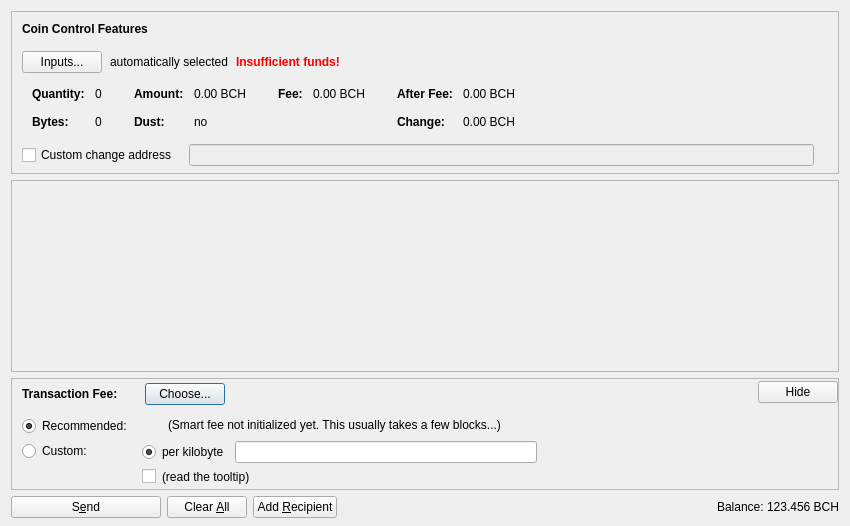
<?xml version="1.0" encoding="UTF-8"?>
<ui version="4.0">
 <class>SendCoinsDialog</class>
 <widget class="QDialog" name="SendCoinsDialog">
  <property name="geometry">
   <rect>
    <x>0</x>
    <y>0</y>
    <width>850</width>
    <height>526</height>
   </rect>
  </property>
  <property name="windowTitle">
   <string>Send Coins</string>
  </property>
  <layout class="QVBoxLayout" name="verticalLayout" stretch="0,1,0,0">
   <property name="bottomMargin">
    <number>8</number>
   </property>
   <item>
    <widget class="QFrame" name="frameCoinControl">
     <property name="sizePolicy">
      <sizepolicy hsizetype="Expanding" vsizetype="Expanding">
       <horstretch>0</horstretch>
       <verstretch>0</verstretch>
      </sizepolicy>
     </property>
     <property name="maximumSize">
      <size>
       <width>16777215</width>
       <height>16777215</height>
      </size>
     </property>
     <property name="frameShape">
      <enum>QFrame::StyledPanel</enum>
     </property>
     <property name="frameShadow">
      <enum>QFrame::Sunken</enum>
     </property>
     <layout class="QVBoxLayout" name="verticalLayoutCoinControl2">
      <property name="spacing">
       <number>0</number>
      </property>
      <property name="leftMargin">
       <number>0</number>
      </property>
      <property name="topMargin">
       <number>0</number>
      </property>
      <property name="rightMargin">
       <number>0</number>
      </property>
      <property name="bottomMargin">
       <number>6</number>
      </property>
      <item>
       <layout class="QVBoxLayout" name="verticalLayoutCoinControl" stretch="0,0,0,0,1">
        <property name="spacing">
         <number>0</number>
        </property>
        <property name="leftMargin">
         <number>10</number>
        </property>
        <property name="topMargin">
         <number>10</number>
        </property>
        <item>
         <layout class="QHBoxLayout" name="horizontalLayoutCoinControl1">
          <property name="bottomMargin">
           <number>15</number>
          </property>
          <item>
           <widget class="QLabel" name="labelCoinControlFeatures">
            <property name="sizePolicy">
             <sizepolicy hsizetype="Preferred" vsizetype="Maximum">
              <horstretch>0</horstretch>
              <verstretch>0</verstretch>
             </sizepolicy>
            </property>
            <property name="font">
             <font>
              <weight>75</weight>
              <bold>true</bold>
             </font>
            </property>
            <property name="styleSheet">
             <string notr="true">font-weight:bold;</string>
            </property>
            <property name="text">
             <string>Coin Control Features</string>
            </property>
           </widget>
          </item>
         </layout>
        </item>
        <item>
         <layout class="QHBoxLayout" name="horizontalLayoutCoinControl2" stretch="0,0,0,0">
          <property name="spacing">
           <number>8</number>
          </property>
          <property name="bottomMargin">
           <number>10</number>
          </property>
          <item>
           <widget class="QPushButton" name="pushButtonCoinControl">
            <property name="styleSheet">
             <string notr="true"/>
            </property>
            <property name="text">
             <string>Inputs...</string>
            </property>
            <property name="autoDefault">
             <bool>false</bool>
            </property>
           </widget>
          </item>
          <item>
           <widget class="QLabel" name="labelCoinControlAutomaticallySelected">
            <property name="text">
             <string>automatically selected</string>
            </property>
            <property name="margin">
             <number>5</number>
            </property>
           </widget>
          </item>
          <item>
           <widget class="QLabel" name="labelCoinControlInsuffFunds">
            <property name="font">
             <font>
              <weight>75</weight>
              <bold>true</bold>
             </font>
            </property>
            <property name="styleSheet">
             <string notr="true">color:red;font-weight:bold;</string>
            </property>
            <property name="text">
             <string>Insufficient funds!</string>
            </property>
            <property name="margin">
             <number>5</number>
            </property>
           </widget>
          </item>
          <item>
           <spacer name="horizontalSpacerCoinControl">
            <property name="orientation">
             <enum>Qt::Horizontal</enum>
            </property>
            <property name="sizeHint" stdset="0">
             <size>
              <width>40</width>
              <height>1</height>
             </size>
            </property>
           </spacer>
          </item>
         </layout>
        </item>
        <item>
         <widget class="QWidget" name="widgetCoinControl" native="true">
          <property name="sizePolicy">
           <sizepolicy hsizetype="Preferred" vsizetype="Preferred">
            <horstretch>0</horstretch>
            <verstretch>0</verstretch>
           </sizepolicy>
          </property>
          <property name="minimumSize">
           <size>
            <width>0</width>
            <height>0</height>
           </size>
          </property>
          <property name="styleSheet">
           <string notr="true"/>
          </property>
          <layout class="QHBoxLayout" name="horizontalLayoutCoinControl5">
           <property name="leftMargin">
            <number>0</number>
           </property>
           <property name="topMargin">
            <number>0</number>
           </property>
           <property name="rightMargin">
            <number>0</number>
           </property>
           <property name="bottomMargin">
            <number>0</number>
           </property>
           <item>
            <layout class="QHBoxLayout" name="horizontalLayoutCoinControl3" stretch="0,0,0,1">
             <property name="spacing">
              <number>20</number>
             </property>
             <property name="topMargin">
              <number>0</number>
             </property>
             <property name="bottomMargin">
              <number>10</number>
             </property>
             <item>
              <layout class="QFormLayout" name="formLayoutCoinControl1">
               <property name="horizontalSpacing">
                <number>10</number>
               </property>
               <property name="verticalSpacing">
                <number>14</number>
               </property>
               <property name="leftMargin">
                <number>10</number>
               </property>
               <property name="topMargin">
                <number>4</number>
               </property>
               <property name="rightMargin">
                <number>6</number>
               </property>
               <item row="0" column="0">
                <widget class="QLabel" name="labelCoinControlQuantityText">
                 <property name="font">
                  <font>
                   <weight>75</weight>
                   <bold>true</bold>
                  </font>
                 </property>
                 <property name="text">
                  <string>Quantity:</string>
                 </property>
                 <property name="margin">
                  <number>0</number>
                 </property>
                </widget>
               </item>
               <item row="0" column="1">
                <widget class="QLabel" name="labelCoinControlQuantity">
                 <property name="cursor">
                  <cursorShape>IBeamCursor</cursorShape>
                 </property>
                 <property name="contextMenuPolicy">
                  <enum>Qt::ActionsContextMenu</enum>
                 </property>
                 <property name="text">
                  <string notr="true">0</string>
                 </property>
                 <property name="margin">
                  <number>0</number>
                 </property>
                 <property name="textInteractionFlags">
                  <set>Qt::LinksAccessibleByMouse|Qt::TextSelectableByKeyboard|Qt::TextSelectableByMouse</set>
                 </property>
                </widget>
               </item>
               <item row="1" column="0">
                <widget class="QLabel" name="labelCoinControlBytesText">
                 <property name="font">
                  <font>
                   <weight>75</weight>
                   <bold>true</bold>
                  </font>
                 </property>
                 <property name="text">
                  <string>Bytes:</string>
                 </property>
                </widget>
               </item>
               <item row="1" column="1">
                <widget class="QLabel" name="labelCoinControlBytes">
                 <property name="cursor">
                  <cursorShape>IBeamCursor</cursorShape>
                 </property>
                 <property name="contextMenuPolicy">
                  <enum>Qt::ActionsContextMenu</enum>
                 </property>
                 <property name="text">
                  <string notr="true">0</string>
                 </property>
                 <property name="textInteractionFlags">
                  <set>Qt::LinksAccessibleByMouse|Qt::TextSelectableByKeyboard|Qt::TextSelectableByMouse</set>
                 </property>
                </widget>
               </item>
              </layout>
             </item>
             <item>
              <layout class="QFormLayout" name="formLayoutCoinControl2">
               <property name="horizontalSpacing">
                <number>10</number>
               </property>
               <property name="verticalSpacing">
                <number>14</number>
               </property>
               <property name="leftMargin">
                <number>6</number>
               </property>
               <property name="topMargin">
                <number>4</number>
               </property>
               <property name="rightMargin">
                <number>6</number>
               </property>
               <item row="0" column="0">
                <widget class="QLabel" name="labelCoinControlAmountText">
                 <property name="font">
                  <font>
                   <weight>75</weight>
                   <bold>true</bold>
                  </font>
                 </property>
                 <property name="text">
                  <string>Amount:</string>
                 </property>
                 <property name="margin">
                  <number>0</number>
                 </property>
                </widget>
               </item>
               <item row="0" column="1">
                <widget class="QLabel" name="labelCoinControlAmount">
                 <property name="cursor">
                  <cursorShape>IBeamCursor</cursorShape>
                 </property>
                 <property name="contextMenuPolicy">
                  <enum>Qt::ActionsContextMenu</enum>
                 </property>
                 <property name="text">
                  <string notr="true">0.00 BCH</string>
                 </property>
                 <property name="textInteractionFlags">
                  <set>Qt::LinksAccessibleByMouse|Qt::TextSelectableByKeyboard|Qt::TextSelectableByMouse</set>
                 </property>
                </widget>
               </item>
               <item row="1" column="0">
                <widget class="QLabel" name="labelCoinControlLowOutputText">
                 <property name="font">
                  <font>
                   <weight>75</weight>
                   <bold>true</bold>
                  </font>
                 </property>
                 <property name="text">
                  <string>Dust:</string>
                 </property>
                </widget>
               </item>
               <item row="1" column="1">
                <widget class="QLabel" name="labelCoinControlLowOutput">
                 <property name="cursor">
                  <cursorShape>IBeamCursor</cursorShape>
                 </property>
                 <property name="contextMenuPolicy">
                  <enum>Qt::ActionsContextMenu</enum>
                 </property>
                 <property name="text">
                  <string notr="true">no</string>
                 </property>
                 <property name="textInteractionFlags">
                  <set>Qt::LinksAccessibleByMouse|Qt::TextSelectableByKeyboard|Qt::TextSelectableByMouse</set>
                 </property>
                </widget>
               </item>
              </layout>
             </item>
             <item>
              <layout class="QFormLayout" name="formLayoutCoinControl3">
               <property name="horizontalSpacing">
                <number>10</number>
               </property>
               <property name="verticalSpacing">
                <number>14</number>
               </property>
               <property name="leftMargin">
                <number>6</number>
               </property>
               <property name="topMargin">
                <number>4</number>
               </property>
               <property name="rightMargin">
                <number>6</number>
               </property>
               <item row="0" column="0">
                <widget class="QLabel" name="labelCoinControlFeeText">
                 <property name="font">
                  <font>
                   <weight>75</weight>
                   <bold>true</bold>
                  </font>
                 </property>
                 <property name="text">
                  <string>Fee:</string>
                 </property>
                 <property name="margin">
                  <number>0</number>
                 </property>
                </widget>
               </item>
               <item row="0" column="1">
                <widget class="QLabel" name="labelCoinControlFee">
                 <property name="cursor">
                  <cursorShape>IBeamCursor</cursorShape>
                 </property>
                 <property name="contextMenuPolicy">
                  <enum>Qt::ActionsContextMenu</enum>
                 </property>
                 <property name="text">
                  <string notr="true">0.00 BCH</string>
                 </property>
                 <property name="textInteractionFlags">
                  <set>Qt::LinksAccessibleByMouse|Qt::TextSelectableByKeyboard|Qt::TextSelectableByMouse</set>
                 </property>
                </widget>
               </item>
              </layout>
             </item>
             <item>
              <layout class="QFormLayout" name="formLayoutCoinControl4">
               <property name="horizontalSpacing">
                <number>10</number>
               </property>
               <property name="verticalSpacing">
                <number>14</number>
               </property>
               <property name="leftMargin">
                <number>6</number>
               </property>
               <property name="topMargin">
                <number>4</number>
               </property>
               <property name="rightMargin">
                <number>6</number>
               </property>
               <item row="0" column="0">
                <widget class="QLabel" name="labelCoinControlAfterFeeText">
                 <property name="font">
                  <font>
                   <weight>75</weight>
                   <bold>true</bold>
                  </font>
                 </property>
                 <property name="text">
                  <string>After Fee:</string>
                 </property>
                 <property name="margin">
                  <number>0</number>
                 </property>
                </widget>
               </item>
               <item row="0" column="1">
                <widget class="QLabel" name="labelCoinControlAfterFee">
                 <property name="cursor">
                  <cursorShape>IBeamCursor</cursorShape>
                 </property>
                 <property name="contextMenuPolicy">
                  <enum>Qt::ActionsContextMenu</enum>
                 </property>
                 <property name="text">
                  <string notr="true">0.00 BCH</string>
                 </property>
                 <property name="textInteractionFlags">
                  <set>Qt::LinksAccessibleByMouse|Qt::TextSelectableByKeyboard|Qt::TextSelectableByMouse</set>
                 </property>
                </widget>
               </item>
               <item row="1" column="0">
                <widget class="QLabel" name="labelCoinControlChangeText">
                 <property name="font">
                  <font>
                   <weight>75</weight>
                   <bold>true</bold>
                  </font>
                 </property>
                 <property name="text">
                  <string>Change:</string>
                 </property>
                </widget>
               </item>
               <item row="1" column="1">
                <widget class="QLabel" name="labelCoinControlChange">
                 <property name="cursor">
                  <cursorShape>IBeamCursor</cursorShape>
                 </property>
                 <property name="contextMenuPolicy">
                  <enum>Qt::ActionsContextMenu</enum>
                 </property>
                 <property name="text">
                  <string notr="true">0.00 BCH</string>
                 </property>
                 <property name="textInteractionFlags">
                  <set>Qt::LinksAccessibleByMouse|Qt::TextSelectableByKeyboard|Qt::TextSelectableByMouse</set>
                 </property>
                </widget>
               </item>
              </layout>
             </item>
            </layout>
           </item>
          </layout>
         </widget>
        </item>
        <item>
         <layout class="QHBoxLayout" name="horizontalLayoutCoinControl4" stretch="0,0,0">
          <property name="spacing">
           <number>12</number>
          </property>
          <property name="sizeConstraint">
           <enum>QLayout::SetDefaultConstraint</enum>
          </property>
          <property name="topMargin">
           <number>5</number>
          </property>
          <property name="rightMargin">
           <number>5</number>
          </property>
          <item>
           <widget class="QCheckBox" name="checkBoxCoinControlChange">
            <property name="toolTip">
             <string>If this is activated, but the change address is empty or invalid, change will be sent to a newly generated address.</string>
            </property>
            <property name="text">
             <string>Custom change address</string>
            </property>
           </widget>
          </item>
          <item>
           <widget class="QValidatedLineEdit" name="lineEditCoinControlChange">
            <property name="enabled">
             <bool>false</bool>
            </property>
            <property name="sizePolicy">
             <sizepolicy hsizetype="Expanding" vsizetype="Fixed">
              <horstretch>0</horstretch>
              <verstretch>0</verstretch>
             </sizepolicy>
            </property>
           </widget>
          </item>
          <item>
           <widget class="QLabel" name="labelCoinControlChangeLabel">
            <property name="sizePolicy">
             <sizepolicy hsizetype="Preferred" vsizetype="Expanding">
              <horstretch>0</horstretch>
              <verstretch>0</verstretch>
             </sizepolicy>
            </property>
            <property name="minimumSize">
             <size>
              <width>0</width>
              <height>0</height>
             </size>
            </property>
            <property name="text">
             <string/>
            </property>
            <property name="margin">
             <number>3</number>
            </property>
           </widget>
          </item>
         </layout>
        </item>
        <item>
         <spacer name="verticalSpacerCoinControl">
          <property name="orientation">
           <enum>Qt::Vertical</enum>
          </property>
          <property name="sizeHint" stdset="0">
           <size>
            <width>800</width>
            <height>1</height>
           </size>
          </property>
         </spacer>
        </item>
       </layout>
      </item>
     </layout>
    </widget>
   </item>
   <item>
    <widget class="QScrollArea" name="scrollArea">
     <property name="widgetResizable">
      <bool>true</bool>
     </property>
     <widget class="QWidget" name="scrollAreaWidgetContents">
      <property name="geometry">
       <rect>
        <x>0</x>
        <y>0</y>
        <width>830</width>
        <height>104</height>
       </rect>
      </property>
      <layout class="QVBoxLayout" name="verticalLayout_2" stretch="0,1">
       <property name="leftMargin">
        <number>0</number>
       </property>
       <property name="topMargin">
        <number>0</number>
       </property>
       <property name="rightMargin">
        <number>0</number>
       </property>
       <property name="bottomMargin">
        <number>0</number>
       </property>
       <item>
        <layout class="QVBoxLayout" name="entries">
         <property name="spacing">
          <number>6</number>
         </property>
        </layout>
       </item>
       <item>
        <spacer name="verticalSpacer">
         <property name="orientation">
          <enum>Qt::Vertical</enum>
         </property>
         <property name="sizeHint" stdset="0">
          <size>
           <width>20</width>
           <height>40</height>
          </size>
         </property>
        </spacer>
       </item>
      </layout>
     </widget>
    </widget>
   </item>
   <item>
    <widget class="QFrame" name="frameFee">
     <property name="sizePolicy">
      <sizepolicy hsizetype="Expanding" vsizetype="Expanding">
       <horstretch>0</horstretch>
       <verstretch>0</verstretch>
      </sizepolicy>
     </property>
     <property name="maximumSize">
      <size>
       <width>16777215</width>
       <height>16777215</height>
      </size>
     </property>
     <property name="frameShape">
      <enum>QFrame::StyledPanel</enum>
     </property>
     <property name="frameShadow">
      <enum>QFrame::Sunken</enum>
     </property>
     <layout class="QVBoxLayout" name="verticalLayoutFee1">
      <property name="spacing">
       <number>0</number>
      </property>
      <property name="leftMargin">
       <number>0</number>
      </property>
      <property name="topMargin">
       <number>0</number>
      </property>
      <property name="rightMargin">
       <number>0</number>
      </property>
      <property name="bottomMargin">
       <number>0</number>
      </property>
      <item>
       <layout class="QVBoxLayout" name="verticalLayoutFee2" stretch="0,0,0">
        <property name="spacing">
         <number>0</number>
        </property>
        <property name="leftMargin">
         <number>10</number>
        </property>
        <property name="topMargin">
         <number>0</number>
        </property>
        <item>
         <layout class="QHBoxLayout" name="horizontalLayoutFee1">
          <property name="bottomMargin">
           <number>0</number>
          </property>
          <item>
           <layout class="QVBoxLayout" name="verticalLayoutFee7">
            <property name="spacing">
             <number>0</number>
            </property>
            <item>
             <spacer name="verticalSpacerSmartFee">
              <property name="orientation">
               <enum>Qt::Vertical</enum>
              </property>
              <property name="sizeType">
               <enum>QSizePolicy::Fixed</enum>
              </property>
              <property name="sizeHint" stdset="0">
               <size>
                <width>1</width>
                <height>4</height>
               </size>
              </property>
             </spacer>
            </item>
            <item>
             <layout class="QHBoxLayout" name="horizontalLayoutSmartFee">
              <property name="spacing">
               <number>10</number>
              </property>
              <item>
               <widget class="QLabel" name="labelFeeHeadline">
                <property name="sizePolicy">
                 <sizepolicy hsizetype="Preferred" vsizetype="Maximum">
                  <horstretch>0</horstretch>
                  <verstretch>0</verstretch>
                 </sizepolicy>
                </property>
                <property name="font">
                 <font>
                  <weight>75</weight>
                  <bold>true</bold>
                 </font>
                </property>
                <property name="styleSheet">
                 <string notr="true">font-weight:bold;</string>
                </property>
                <property name="text">
                 <string>Transaction Fee:</string>
                </property>
               </widget>
              </item>
              <item>
               <widget class="QLabel" name="labelFeeMinimized">
                <property name="text">
                 <string/>
                </property>
               </widget>
              </item>
              <item>
               <widget class="QPushButton" name="buttonChooseFee">
                <property name="text">
                 <string>Choose...</string>
                </property>
               </widget>
              </item>
             </layout>
            </item>
            <item>
             <spacer name="verticalSpacer_5">
              <property name="orientation">
               <enum>Qt::Vertical</enum>
              </property>
              <property name="sizeHint" stdset="0">
               <size>
                <width>1</width>
                <height>1</height>
               </size>
              </property>
             </spacer>
            </item>
           </layout>
          </item>
          <item>
           <spacer name="horizontalSpacer_4">
            <property name="orientation">
             <enum>Qt::Horizontal</enum>
            </property>
            <property name="sizeHint" stdset="0">
             <size>
              <width>40</width>
              <height>20</height>
             </size>
            </property>
           </spacer>
          </item>
          <item>
           <widget class="QPushButton" name="buttonMinimizeFee">
            <property name="toolTip">
             <string>collapse fee-settings</string>
            </property>
            <property name="text">
             <string>Hide</string>
            </property>
           </widget>
          </item>
         </layout>
        </item>
        <item>
         <widget class="QFrame" name="frameFeeSelection">
          <layout class="QVBoxLayout" name="verticalLayoutFee12">
           <property name="spacing">
            <number>0</number>
           </property>
           <property name="leftMargin">
            <number>0</number>
           </property>
           <property name="topMargin">
            <number>0</number>
           </property>
           <property name="rightMargin">
            <number>0</number>
           </property>
           <property name="bottomMargin">
            <number>0</number>
           </property>
           <item>
            <layout class="QGridLayout" name="gridLayoutFee">
             <property name="topMargin">
              <number>10</number>
             </property>
             <property name="bottomMargin">
              <number>4</number>
             </property>
             <property name="horizontalSpacing">
              <number>10</number>
             </property>
             <property name="verticalSpacing">
              <number>4</number>
             </property>
             <item row="1" column="1">
              <layout class="QVBoxLayout" name="verticalLayoutFee8">
               <property name="spacing">
                <number>6</number>
               </property>
               <item>
                <layout class="QHBoxLayout" name="horizontalLayoutFee13">
                 <item>
                  <widget class="QRadioButton" name="radioCustomPerKilobyte">
                   <property name="toolTip">
                    <string>Specify a custom fee per kB (1,000 bytes) of the transaction's size.

Note:  Since the fee is calculated on a per-byte basis, a fee of "100 satoshis per kB" for a transaction size of 500 bytes (half of 1 kB) would ultimately yield a fee of only 50 satoshis.</string>
                   </property>
                   <property name="text">
                    <string>per kilobyte</string>
                   </property>
                   <property name="checked">
                    <bool>true</bool>
                   </property>
                   <attribute name="buttonGroup">
                    <string notr="true">groupCustomFee</string>
                   </attribute>
                  </widget>
                 </item>
                 <item>
                  <widget class="BitcoinAmountField" name="customFee"/>
                 </item>
                 <item>
                  <spacer name="horizontalSpacer_6">
                   <property name="orientation">
                    <enum>Qt::Horizontal</enum>
                   </property>
                   <property name="sizeHint" stdset="0">
                    <size>
                     <width>1</width>
                     <height>1</height>
                    </size>
                   </property>
                  </spacer>
                 </item>
                </layout>
               </item>
               <item>
                <layout class="QHBoxLayout" name="horizontalLayoutFee8">
                 <item>
                  <widget class="QCheckBox" name="checkBoxMinimumFee">
                   <property name="toolTip">
                    <string>Paying only the minimum fee is just fine as long as there is less transaction volume than space in the blocks. But be aware that this can end up in a never confirming transaction once there is more demand for DeVault transactions than the network can process.</string>
                   </property>
                   <property name="text">
                    <string/>
                   </property>
                  </widget>
                 </item>
                 <item>
                  <widget class="QLabel" name="labelMinFeeWarning">
                   <property name="enabled">
                    <bool>true</bool>
                   </property>
                   <property name="toolTip">
                    <string>Paying only the minimum fee is just fine as long as there is less transaction volume than space in the blocks. But be aware that this can end up in a never confirming transaction once there is more demand for DeVault transactions than the network can process.</string>
                   </property>
                   <property name="text">
                    <string>(read the tooltip)</string>
                   </property>
                   <property name="margin">
                    <number>5</number>
                   </property>
                  </widget>
                 </item>
                 <item>
                  <spacer name="horizontalSpacer_2">
                   <property name="orientation">
                    <enum>Qt::Horizontal</enum>
                   </property>
                   <property name="sizeHint" stdset="0">
                    <size>
                     <width>1</width>
                     <height>1</height>
                    </size>
                   </property>
                  </spacer>
                 </item>
                </layout>
               </item>
              </layout>
             </item>
             <item row="0" column="0">
              <layout class="QVBoxLayout" name="verticalLayoutFee4" stretch="0,1">
               <item>
                <widget class="QRadioButton" name="radioSmartFee">
                 <property name="text">
                  <string>Recommended:</string>
                 </property>
                 <property name="checked">
                  <bool>true</bool>
                 </property>
                 <attribute name="buttonGroup">
                  <string notr="true">groupFee</string>
                 </attribute>
                </widget>
               </item>
               <item>
                <spacer name="verticalSpacer_2">
                 <property name="orientation">
                  <enum>Qt::Vertical</enum>
                 </property>
                 <property name="sizeHint" stdset="0">
                  <size>
                   <width>1</width>
                   <height>1</height>
                  </size>
                 </property>
                </spacer>
               </item>
              </layout>
             </item>
             <item row="1" column="0">
              <layout class="QVBoxLayout" name="verticalLayoutFee9" stretch="0,1">
               <item>
                <widget class="QRadioButton" name="radioCustomFee">
                 <property name="text">
                  <string>Custom:</string>
                 </property>
                 <attribute name="buttonGroup">
                  <string notr="true">groupFee</string>
                 </attribute>
                </widget>
               </item>
               <item>
                <spacer name="verticalSpacer_6">
                 <property name="orientation">
                  <enum>Qt::Vertical</enum>
                 </property>
                 <property name="sizeHint" stdset="0">
                  <size>
                   <width>1</width>
                   <height>1</height>
                  </size>
                 </property>
                </spacer>
               </item>
              </layout>
             </item>
             <item row="0" column="1">
              <layout class="QVBoxLayout" name="verticalLayoutFee3" stretch="0,0,1">
               <property name="spacing">
                <number>6</number>
               </property>
               <property name="topMargin">
                <number>2</number>
               </property>
               <item>
                <layout class="QHBoxLayout" name="horizontalLayoutFee12">
                 <item>
                  <widget class="QLabel" name="labelSmartFee">
                   <property name="text">
                    <string/>
                   </property>
                   <property name="margin">
                    <number>2</number>
                   </property>
                  </widget>
                 </item>
                 <item>
                  <widget class="QLabel" name="labelFeeEstimation">
                   <property name="text">
                    <string/>
                   </property>
                  </widget>
                 </item>
                 <item>
                  <widget class="QLabel" name="labelSmartFee2">
                   <property name="text">
                    <string>(Smart fee not initialized yet. This usually takes a few blocks...)</string>
                   </property>
                   <property name="margin">
                    <number>2</number>
                   </property>
                  </widget>
                 </item>
                 <item>
                  <spacer name="horizontalSpacer_5">
                   <property name="orientation">
                    <enum>Qt::Horizontal</enum>
                   </property>
                   <property name="sizeHint" stdset="0">
                    <size>
                     <width>1</width>
                     <height>1</height>
                    </size>
                   </property>
                  </spacer>
                 </item>
                </layout>
               </item>
               <item>
                <spacer name="verticalSpacer_4">
                 <property name="orientation">
                  <enum>Qt::Vertical</enum>
                 </property>
                 <property name="sizeHint" stdset="0">
                  <size>
                   <width>1</width>
                   <height>1</height>
                  </size>
                 </property>
                </spacer>
               </item>
              </layout>
             </item>
            </layout>
           </item>
          </layout>
         </widget>
        </item>
        <item>
         <spacer name="verticalSpacerFee">
          <property name="orientation">
           <enum>Qt::Vertical</enum>
          </property>
          <property name="sizeHint" stdset="0">
           <size>
            <width>800</width>
            <height>1</height>
           </size>
          </property>
         </spacer>
        </item>
       </layout>
      </item>
     </layout>
    </widget>
   </item>
   <item>
    <layout class="QHBoxLayout" name="horizontalLayout">
     <item>
      <widget class="QPushButton" name="sendButton">
       <property name="minimumSize">
        <size>
         <width>150</width>
         <height>0</height>
        </size>
       </property>
       <property name="toolTip">
        <string>Confirm the send action</string>
       </property>
       <property name="text">
        <string>S&amp;end</string>
       </property>
       <property name="icon">
        <iconset resource="../bitcoin.qrc">
         <normaloff>:/icons/send</normaloff>:/icons/send</iconset>
       </property>
       <property name="autoDefault">
        <bool>false</bool>
       </property>
       <property name="default">
        <bool>false</bool>
       </property>
      </widget>
     </item>
     <item>
      <widget class="QPushButton" name="clearButton">
       <property name="sizePolicy">
        <sizepolicy hsizetype="Minimum" vsizetype="Fixed">
         <horstretch>0</horstretch>
         <verstretch>0</verstretch>
        </sizepolicy>
       </property>
       <property name="toolTip">
        <string>Clear all fields of the form.</string>
       </property>
       <property name="text">
        <string>Clear &amp;All</string>
       </property>
       <property name="icon">
        <iconset resource="../bitcoin.qrc">
         <normaloff>:/icons/remove</normaloff>:/icons/remove</iconset>
       </property>
       <property name="autoDefault">
        <bool>false</bool>
       </property>
      </widget>
     </item>
     <item>
      <widget class="QPushButton" name="addButton">
       <property name="toolTip">
        <string>Send to multiple recipients at once</string>
       </property>
       <property name="text">
        <string>Add &amp;Recipient</string>
       </property>
       <property name="icon">
        <iconset resource="../bitcoin.qrc">
         <normaloff>:/icons/add</normaloff>:/icons/add</iconset>
       </property>
       <property name="autoDefault">
        <bool>false</bool>
       </property>
      </widget>
     </item>
     <item>
      <spacer name="horizontalSpacer">
       <property name="orientation">
        <enum>Qt::Horizontal</enum>
       </property>
       <property name="sizeHint" stdset="0">
        <size>
         <width>40</width>
         <height>20</height>
        </size>
       </property>
      </spacer>
     </item>
     <item>
      <layout class="QHBoxLayout" name="horizontalLayout_2">
       <property name="spacing">
        <number>3</number>
       </property>
       <item>
        <widget class="QLabel" name="label">
         <property name="sizePolicy">
          <sizepolicy hsizetype="Preferred" vsizetype="Fixed">
           <horstretch>0</horstretch>
           <verstretch>0</verstretch>
          </sizepolicy>
         </property>
         <property name="text">
          <string>Balance:</string>
         </property>
        </widget>
       </item>
       <item>
        <widget class="QLabel" name="labelBalance">
         <property name="sizePolicy">
          <sizepolicy hsizetype="Preferred" vsizetype="Fixed">
           <horstretch>0</horstretch>
           <verstretch>0</verstretch>
          </sizepolicy>
         </property>
         <property name="cursor">
          <cursorShape>IBeamCursor</cursorShape>
         </property>
         <property name="text">
          <string notr="true">123.456 BCH</string>
         </property>
         <property name="textInteractionFlags">
          <set>Qt::LinksAccessibleByMouse|Qt::TextSelectableByKeyboard|Qt::TextSelectableByMouse</set>
         </property>
        </widget>
       </item>
      </layout>
     </item>
    </layout>
   </item>
  </layout>
 </widget>
 <customwidgets>
  <customwidget>
   <class>QValidatedLineEdit</class>
   <extends>QLineEdit</extends>
   <header>qt/qvalidatedlineedit.h</header>
  </customwidget>
  <customwidget>
   <class>BitcoinAmountField</class>
   <extends>QLineEdit</extends>
   <header>qt/bitcoinamountfield.h</header>
   <container>1</container>
  </customwidget>
 </customwidgets>
 <resources>
  <include location="../bitcoin.qrc"/>
 </resources>
 <connections/>
 <buttongroups>
  <buttongroup name="groupFee"/>
  <buttongroup name="groupCustomFee"/>
 </buttongroups>
</ui>
